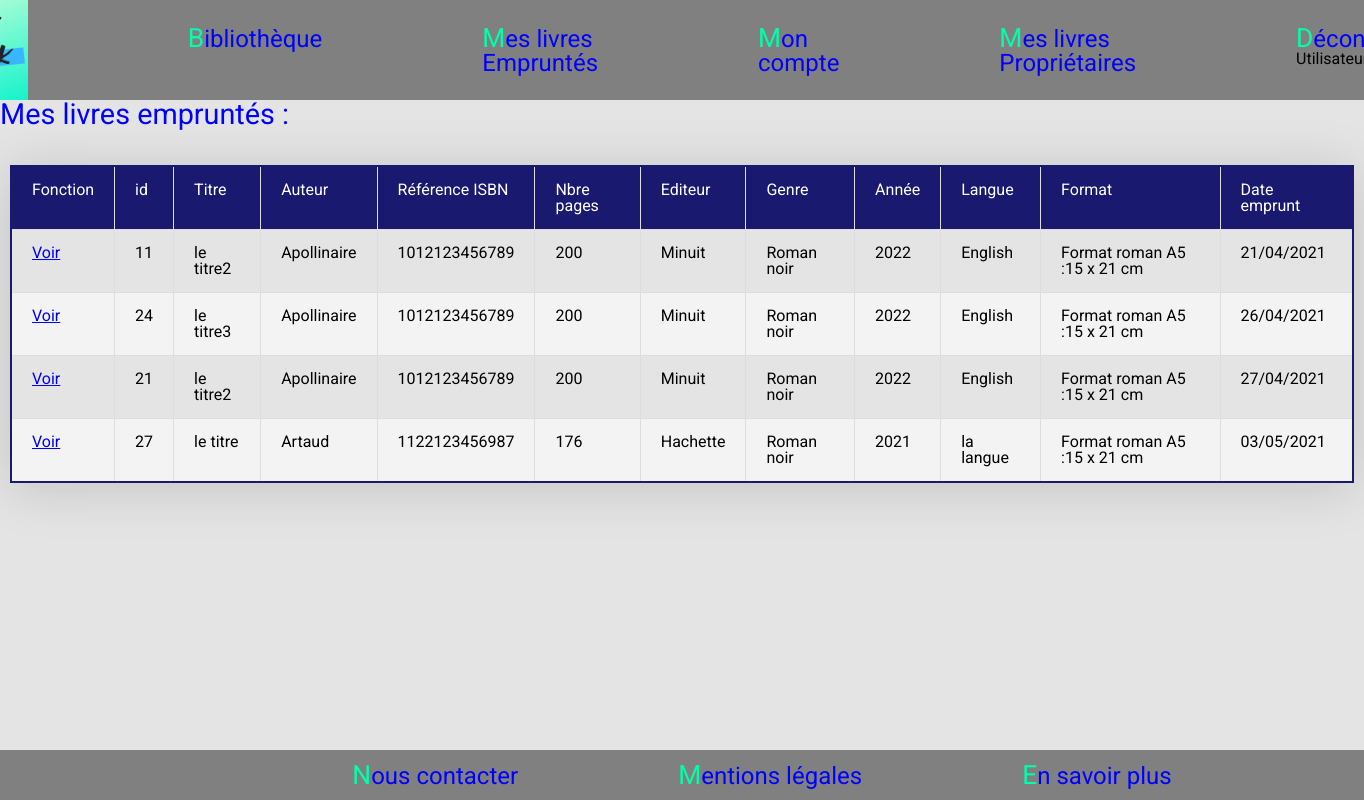
Screenshot of /PouzyBookWeb/accueil.php?action=listLivresEmpruntes&emprunteur=malo (signed in) with the database file from the repository.
### tables this page shows
CREATE TABLE IF NOT EXISTS `livres` (
  `id` int(10) UNSIGNED NOT NULL AUTO_INCREMENT,
  `titre` varchar(100) NOT NULL,
  `idAuteurLivres` int(10) UNSIGNED NOT NULL,
  `ref` bigint(13) UNSIGNED NOT NULL COMMENT 'Référence ISBN',
  `nbrPages` smallint(5) UNSIGNED NOT NULL,
  `idEditionLivres` int(10) UNSIGNED NOT NULL,
  `idGenreLivres` int(10) UNSIGNED NOT NULL,
  `anneeEdition` smallint(6) NOT NULL,
  `langue` varchar(50) NOT NULL,
  `idFormatLivres` int(10) UNSIGNED NOT NULL,
  `idProprietaire` int(10) UNSIGNED DEFAULT NULL,
  PRIMARY KEY (`id`),
  KEY `FK_livres_auteur` (`idAuteurLivres`),
  KEY `FK_livres_edition` (`idEditionLivres`),
  KEY `FK_livres_genre` (`idGenreLivres`),
  KEY `FK_livres_format` (`idFormatLivres`),
  KEY `FK_livres_proprietaire` (`idProprietaire`)
);

CREATE TABLE IF NOT EXISTS `auteur` (
  `idAuteur` int(10) UNSIGNED NOT NULL AUTO_INCREMENT,
  `auteur` varchar(50) NOT NULL,
  PRIMARY KEY (`idAuteur`)
);

CREATE TABLE IF NOT EXISTS `edition` (
  `idEdition` int(10) UNSIGNED NOT NULL AUTO_INCREMENT,
  `edition` varchar(100) NOT NULL,
  PRIMARY KEY (`idEdition`)
);

CREATE TABLE IF NOT EXISTS `genre` (
  `idGenre` int(10) UNSIGNED NOT NULL AUTO_INCREMENT,
  `genre` varchar(100) NOT NULL,
  PRIMARY KEY (`idGenre`)
);

CREATE TABLE IF NOT EXISTS `format` (
  `idFormat` int(10) UNSIGNED NOT NULL AUTO_INCREMENT,
  `format` varchar(50) NOT NULL,
  PRIMARY KEY (`idFormat`)
);

### PouzyBookWeb/controller/livres.php (called while the page is built, shortened)
<?php
require_once('model/LivresManager.php');
function livresEmpruntes($Emprunteur)
{
    $postManager = new \PouzyBookWeb\model\LivresManager();
    $postLivresEmpruntes = $postManager->listeLivresEmpruntes($Emprunteur);
    require('view/frontend/listLivresEmpruntes.php');
}

### PouzyBookWeb/model/LivresManager.php (called while the page is built, shortened)
<?php
class LivresManager extends Manager
{
    public function listeLivresEmpruntes($Emprunteur)
    {
        $db = $this->dbConnect();
        $req = $db->prepare('SELECT id, titre, auteur, ref, nbrPages, edition, genre, anneeEdition, langue, format, DATE_FORMAT(dateEmprunt, \'%d/%m/%Y\') AS dateEmprunt_fr, idEmprunteur, idUtilisateur, utilisateur FROM livres INNER JOIN auteur ON idAuteurLivres = idAuteur INNER JOIN edition ON idEditionLivres = idEdition INNER JOIN genre ON idGenreLivres = idGenre INNER JOIN format ON idFormatLivres = idFormat LEFT JOIN emprunt ON id = idLivreEmprunte INNER JOIN administres ON idEmprunteur = idUtilisateur WHERE utilisateur = ?');
        $req->execute(array($Emprunteur));
        return $req;
    }
}

### PouzyBookWeb/view/frontend/listLivresEmpruntes.php (the view, shortened to what this page needs)
<main class="container">
    <p class="lead"><h1>Mes livres empruntés :</h1></p></br>
        <div class="row">
            <div class="">
                <table class="tableau-style">
                <thead>
                    <tr>
                        <th scope="col">Fonction</th>
                        <th scope="col">id</th>
                        <th scope="col">Titre</th>
                        <th scope="col">Auteur</th>
                        <th scope="col">Référence ISBN</th>
                        <th scope="col">Nbre pages</th>
                        <th scope="col">Editeur</th>
                        <th scope="col">Genre</th>
                        <th scope="col">Année</th>
                        <th scope="col">Langue</th>
                        <th scope="col">Format</th>
                        <th scope="col">Date emprunt</th>
                    </tr>
                </thead>
                <tbody>
                    <?php
                        while ($data = $postLivresEmpruntes->fetch()) {
                    ?>
                        <tr>
                            <td><a href="accueil.php?action=livre&amp;id=<?= $data['id'] ?>">Voir</a></td>
                            <td><?= $data['id'] ;?></td>
                            <td><?= $data['titre'] ;?></td>
                            <td><?= $data['auteur'];?> </td>
                            <td><?= $data['ref'];?></td>
                            <td><?= $data['nbrPages'];?></td>
                            <td><?= $data['edition'];?> </td>
                            <td><?= $data['genre'];?></td>
                            <td><?= $data['anneeEdition'];?></td>
                            <td><?= $data['langue'];?> </td>
                            <td><?= $data['format'];?></td>
                            <td><?= $data['dateEmprunt_fr'];?></td>
                        </tr>
                    <?php
                        }
                    ?>
                </tbody>
                </table>
            </div>
        </div>
</main>
<?php require('template.php'); ?>

### PouzyBookWeb/public/css/style.css (style rules this page uses)
body { font-family: 'Roboto', sans-serif; width: 100%; min-height: 100%; background-color: rgb(228, 228, 228); align-content: center; position: relative; }
h1 { color: blue; text-decoration:aqua; font-size: 1.8em; }
.tableau-style { border-collapse: collapse; width: auto; box-shadow: 0 5px 50px rgba(0,0,0,0.15); cursor: pointer; margin: 20px 10px 20px 10px; border: 2px solid midnightblue; }
thead tr { background-color: midnightblue; color: #fff; text-align: left; }
th, td { padding: 15px 20px; }
tbody tr, td, th { border: 1px solid #ddd; }
tbody tr:nth-child(even) { background-color: #f3f3f3; }

### rows the page displays
livres: id "11", titre "le titre2", idAuteurLivres.auteur "Apollinaire", ref "1012123456789", nbrPages "200", idEditionLivres.edition "Minuit", idGenreLivres.genre "Roman noir", anneeEdition "2022", langue "English", idFormatLivres.format "Format roman A5 :15 x 21 cm", dateEmprunt_fr "21/04/2021"
livres: id "24", titre "le titre3", idAuteurLivres.auteur "Apollinaire", ref "1012123456789", nbrPages "200", idEditionLivres.edition "Minuit", idGenreLivres.genre "Roman noir", anneeEdition "2022", langue "English", idFormatLivres.format "Format roman A5 :15 x 21 cm", dateEmprunt_fr "26/04/2021"
livres: id "21", titre "le titre2", idAuteurLivres.auteur "Apollinaire", ref "1012123456789", nbrPages "200", idEditionLivres.edition "Minuit", idGenreLivres.genre "Roman noir", anneeEdition "2022", langue "English", idFormatLivres.format "Format roman A5 :15 x 21 cm", dateEmprunt_fr "27/04/2021"
livres: id "27", titre "le titre", idAuteurLivres.auteur "Artaud", ref "1122123456987", nbrPages "176", idEditionLivres.edition "Hachette", idGenreLivres.genre "Roman noir", anneeEdition "2021", langue "la langue", idFormatLivres.format "Format roman A5 :15 x 21 cm", dateEmprunt_fr "03/05/2021"
